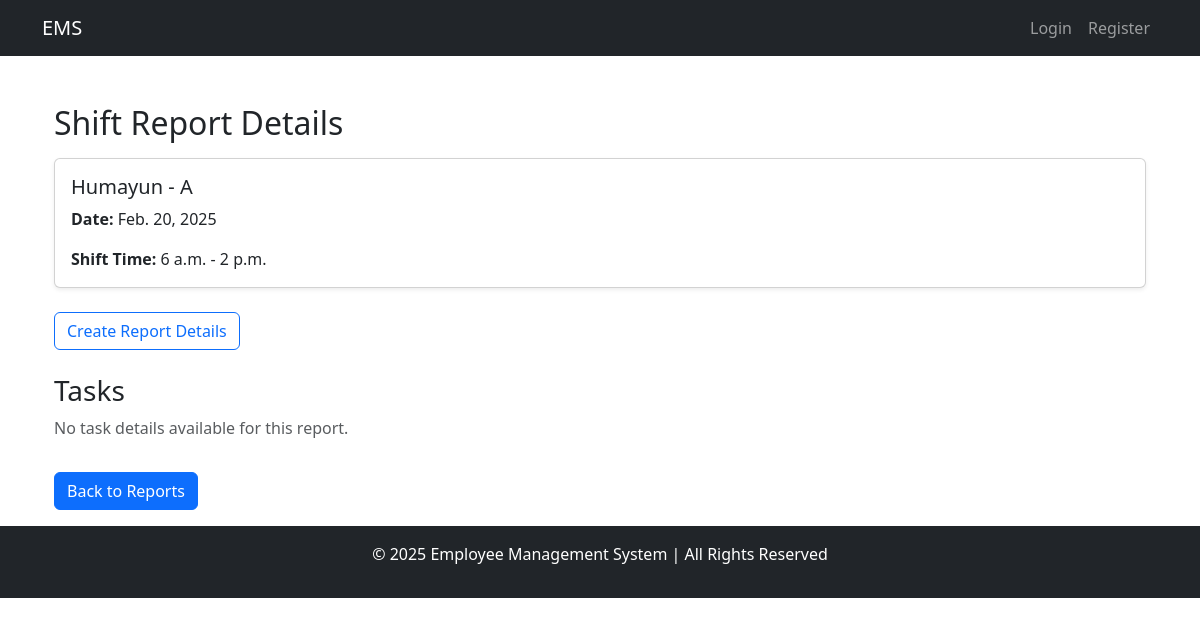
/attendance/reports/1/, run on the app's committed database.
### attendance/models.py (models this page shows, shortened)
class ShiftReport(models.Model):
    schedule = models.ForeignKey(ShiftSchedule, on_delete=models.CASCADE)
    date = models.DateField()
    created_at = models.DateTimeField(auto_now_add=True)
    updated_at = models.DateTimeField(auto_now=True)

class ShiftSchedule(models.Model):
    employee = models.ForeignKey(Employee, on_delete=models.CASCADE)
    shift = models.ForeignKey(Shift, on_delete=models.CASCADE)
    start_date = models.DateField()
    end_date = models.DateField()
    created_at = models.DateTimeField(auto_now_add=True)
    updated_at = models.DateTimeField(auto_now=True)

class Shift(models.Model):
    SHIFT_CHOICES =[
        ("A", "Shift A (06:00 AM - 02:00 PM)"),
        ("B", "Shift B (02:00 PM - 10:00 PM)"),
        ("C", "Shift C (10:00 PM - 06:00 AM)"),
    ]
    name = models.CharField(max_length=1, choices=SHIFT_CHOICES, unique=True)
    start_time = models.TimeField()
    end_time = models.TimeField()

### employees/models.py (models this page shows, shortened)
class Employee(models.Model):
    user = models.OneToOneField(User, on_delete=models.CASCADE, null=True, blank=True)
    employee_id = models.CharField(max_length=20)
    name = models.CharField(max_length=255)
    join_date = models.DateField()
    date_of_birth = models.DateField()
    floor = models.ForeignKey(Floor, on_delete=models.SET_NULL, null=True)
    department = models.ForeignKey(Department, on_delete=models.SET_NULL, null=True)
    position = models.ForeignKey(Position, on_delete=models.SET_NULL, null=True)
    salary = models.ForeignKey(Salary, on_delete=models.SET_NULL, null=True)

### attendance/views.py (the view)
# urls.py: path('reports/<int:pk>/', ShiftReportDetailView.as_view(), name='report_detail'),
class ShiftReportDetailView(DetailView):
    model = ShiftReport
    template_name = 'attendance/shift_report/report_detail.html'
    context_object_name ='report'
    def get_context_data(self, **kwargs):
        context = super().get_context_data(**kwargs)
        context['report_details'] = ShiftReportDetail.objects.filter(report=self.object)
        return context

### attendance/templates/attendance/shift_report/report_detail.html
{% extends "base.html" %}
{% block content %}
<div class="container mt-4">
    <h2 class="mb-3">Shift Report Details</h2>
    <div class="card shadow-sm">
        <div class="card-body">
            <h5 class="card-title">{{ report.schedule.employee.name }} - {{ report.schedule.shift.name }}</h5>
            <p class="card-text"><strong>Date:</strong> {{ report.date }}</p>
            <p class="card-text"><strong>Shift Time:</strong> {{ report.schedule.shift.start_time }} - {{ report.schedule.shift.end_time }}</p>
        </div>
    </div>
    <a href="{% url 'report_detail_create' report.id %}" class="btn btn-outline-primary mt-4"> Create Report Details
    </a>
    <h3 class="mt-4">Tasks</h3>
    {% if report_details %}
    <table class="table table-bordered mt-3">
        <thead class="table-dark">
            <tr>
                <th>Task</th>
                <th>Start Time</th>
                <th>End Time</th>
                <th>Duration</th>
                <th>Actions</th>
            </tr>
        </thead>
        <tbody>
            {% for detail in report_details %}
            <tr>
                <td>{{ detail.task }}</td>
                <td>{{ detail.start_time }}</td>
                <td>{{ detail.end_time }}</td>
                <td>{{ detail.duration }}</td>
                <td>
                    <a href="{% url 'delete_report_detail' detail.id %}" class="btn btn-danger btn-sm"
                        onclick="return confirm('Are you sure you want to delete this report detail?');">
                        Delete
                    </a>
                </td>
            </tr>
            {% endfor %}
        </tbody>
    </table>
    {% else %}
    <p class="text-muted">No task details available for this report.</p>
    {% endif %}
    <a href="{% url 'report_list' %}" class="btn btn-primary mt-3 mb-3">Back to Reports</a>
</div>
{% endblock %}

### templates/base.html (style rules this page uses)
html, body { height: 100%; margin: 0; }
body { display: flex; flex-direction: column; }

### data on the page
ShiftReport: schedule.employee.name "Humayun", schedule.shift.name "A", date "Feb. 20, 2025", schedule.shift.start_time "6 a.m.", schedule.shift.end_time "2 p.m."
